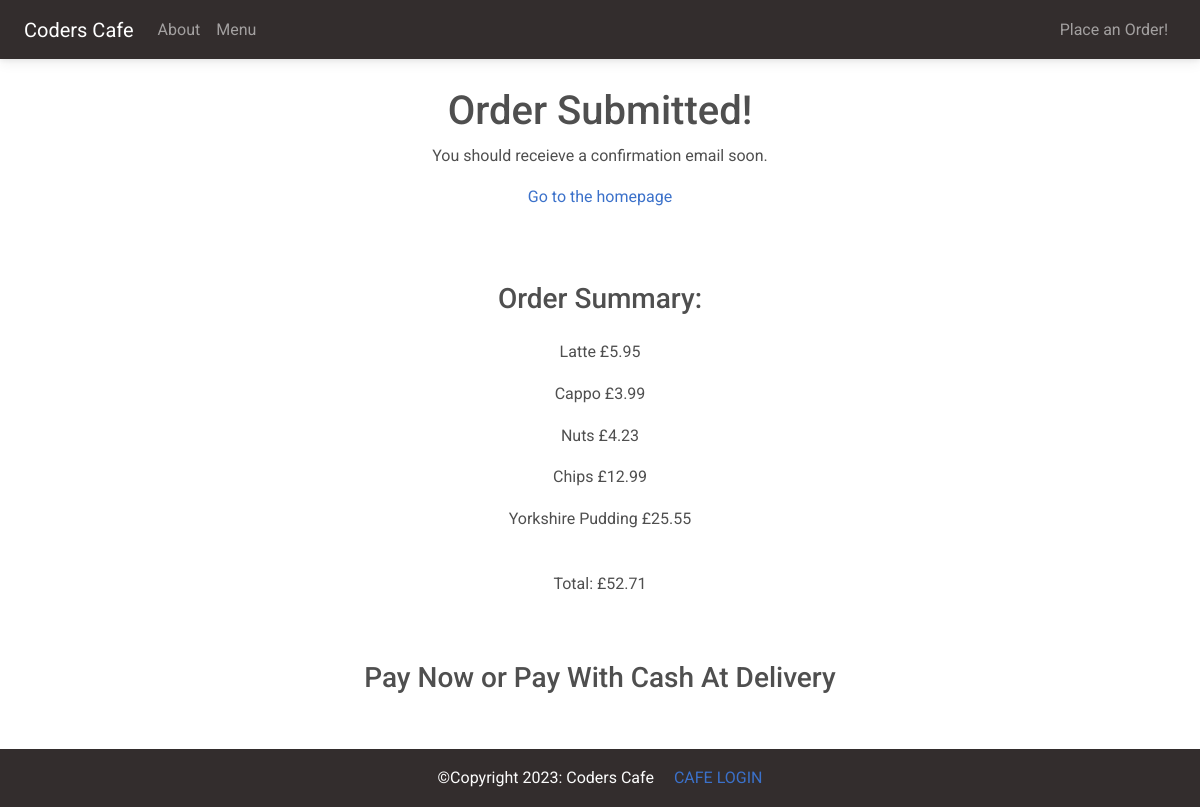
Page /order-confirmation/69 on the committed database.
### customer/models.py (models this page shows, shortened)
class MenuItem(models.Model):
    name = models.CharField(max_length=100)
    description = models.TextField()
    image = models.ImageField(upload_to='menu_images/')
    price = models.DecimalField(max_digits=5, decimal_places=2)
    category = models.ManyToManyField('Category', related_name='item')

class OrderModel(models.Model):
    created_on = models.DateTimeField(auto_now_add=True)
    price = models.DecimalField(max_digits=7, decimal_places=2)
    items = models.ManyToManyField('MenuItem', related_name='order', blank=True)
    name = models.CharField(max_length=50, blank=True)
    email = models.CharField(max_length=50, blank=True)
    street = models.CharField(max_length=50, blank=True)
    city = models.CharField(max_length=50, blank=True)
    state = models.CharField(max_length=15, blank=True)
    zip_code = models.IntegerField(blank=True, null=True)
    is_paid = models.BooleanField(default=False)
    is_shipped = models.BooleanField(default=False)

### customer/views.py (the view, shortened to what this page needs)
# urls.py: path('order-confirmation/<int:pk>', OrderConfirmation.as_view(), name='order-confirmation'),
class OrderConfirmation(View):
    def get(self, request, pk, *args, **kwargs):
        order = OrderModel.objects.get(pk=pk)
        context = {
            'pk': order.pk,
            'items': order.items,
            'price': order.price,
        }
        return render(request, 'customer/order_confirmation.html', context)

### customer/templates/customer/order_confirmation.html (shortened to what this page needs)
{% extends 'customer/base.html' %}
{% block content %}
<div class="container mb-5">
  <div class="row justify-content-center mt-1">
    <div class="col-md-5 col-sm-12 p-4 text-center">
      <h1>Order Submitted!</h1>
      <p>You should receieve a confirmation email soon.</p>
      <a href="{% url 'index' %}">Go to the homepage</a>
    </div>
  </div>
  <div class="row justify-content-center mt-5">
    <div class="col-md-5 col-sm-12 text-center">
      <h3 class="pb-3">Order Summary:</h3>
      {% for item in items.all %}
      <p>{{ item.name }} <span class="pl-3">£{{ item.price }}</span></p>
      {% endfor %}
      <p class="font-weight-bold pt-4">Total: £{{ price }}</p>
    </div>
    <div class="row justify-content-center pt-5 pb-2">
      <div class="col-md-6 text-center">
        <h3>Pay Now or Pay With Cash At Delivery</h3>
      </div>
    </div>
    <div class="row justify-content-center pb-5">
    </div>
  </div>
</div>
{% endblock content %}

### rows in the picture
MenuItem: name "Latte", price "5.95"
MenuItem: name "Cappo", price "3.99"
MenuItem: name "Nuts", price "4.23"
MenuItem: name "Chips", price "12.99"
MenuItem: name "Yorkshire Pudding", price "25.55"
OrderModel: price "52.71"
